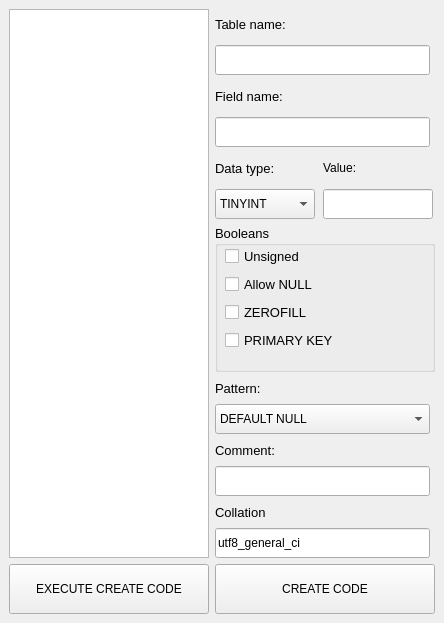
<?xml version="1.0" encoding="UTF-8"?>
<ui version="4.0">
 <class>Creator</class>
 <widget class="QMainWindow" name="Creator">
  <property name="windowModality">
   <enum>Qt::ApplicationModal</enum>
  </property>
  <property name="geometry">
   <rect>
    <x>0</x>
    <y>0</y>
    <width>444</width>
    <height>623</height>
   </rect>
  </property>
  <property name="windowTitle">
   <string>Create Table</string>
  </property>
  <widget class="QWidget" name="centralwidget">
   <layout class="QGridLayout" name="gridLayout">
    <item row="0" column="0" rowspan="13">
     <widget class="QPlainTextEdit" name="code_preview">
      <property name="minimumSize">
       <size>
        <width>200</width>
        <height>528</height>
       </size>
      </property>
      <property name="cursor" stdset="0">
       <cursorShape>IBeamCursor</cursorShape>
      </property>
     </widget>
    </item>
    <item row="0" column="1" colspan="2">
     <widget class="QLabel" name="label_2">
      <property name="minimumSize">
       <size>
        <width>215</width>
        <height>30</height>
       </size>
      </property>
      <property name="maximumSize">
       <size>
        <width>215</width>
        <height>30</height>
       </size>
      </property>
      <property name="font">
       <font>
        <pointsize>10</pointsize>
       </font>
      </property>
      <property name="text">
       <string>Table name:</string>
      </property>
      <property name="buddy">
       <cstring>table_name</cstring>
      </property>
     </widget>
    </item>
    <item row="1" column="1" colspan="2">
     <widget class="QLineEdit" name="table_name">
      <property name="minimumSize">
       <size>
        <width>215</width>
        <height>30</height>
       </size>
      </property>
      <property name="maximumSize">
       <size>
        <width>215</width>
        <height>30</height>
       </size>
      </property>
     </widget>
    </item>
    <item row="2" column="1" colspan="2">
     <widget class="QLabel" name="label">
      <property name="minimumSize">
       <size>
        <width>215</width>
        <height>30</height>
       </size>
      </property>
      <property name="maximumSize">
       <size>
        <width>215</width>
        <height>30</height>
       </size>
      </property>
      <property name="font">
       <font>
        <pointsize>10</pointsize>
       </font>
      </property>
      <property name="text">
       <string>Field name:</string>
      </property>
      <property name="buddy">
       <cstring>field_name</cstring>
      </property>
     </widget>
    </item>
    <item row="3" column="1" colspan="2">
     <widget class="QLineEdit" name="field_name">
      <property name="minimumSize">
       <size>
        <width>215</width>
        <height>30</height>
       </size>
      </property>
      <property name="maximumSize">
       <size>
        <width>215</width>
        <height>30</height>
       </size>
      </property>
     </widget>
    </item>
    <item row="4" column="1">
     <widget class="QLabel" name="label_3">
      <property name="minimumSize">
       <size>
        <width>100</width>
        <height>30</height>
       </size>
      </property>
      <property name="maximumSize">
       <size>
        <width>100</width>
        <height>30</height>
       </size>
      </property>
      <property name="font">
       <font>
        <pointsize>10</pointsize>
       </font>
      </property>
      <property name="text">
       <string>Data type:</string>
      </property>
      <property name="buddy">
       <cstring>databox</cstring>
      </property>
     </widget>
    </item>
    <item row="4" column="2">
     <widget class="QLabel" name="label_4">
      <property name="minimumSize">
       <size>
        <width>110</width>
        <height>30</height>
       </size>
      </property>
      <property name="maximumSize">
       <size>
        <width>114</width>
        <height>30</height>
       </size>
      </property>
      <property name="text">
       <string>Value:</string>
      </property>
      <property name="buddy">
       <cstring>datavalue</cstring>
      </property>
     </widget>
    </item>
    <item row="5" column="1">
     <widget class="QComboBox" name="databox">
      <property name="minimumSize">
       <size>
        <width>100</width>
        <height>30</height>
       </size>
      </property>
      <property name="maximumSize">
       <size>
        <width>100</width>
        <height>30</height>
       </size>
      </property>
      <property name="cursor">
       <cursorShape>PointingHandCursor</cursorShape>
      </property>
      <item>
       <property name="text">
        <string>TINYINT</string>
       </property>
      </item>
      <item>
       <property name="text">
        <string>SMALLINT</string>
       </property>
      </item>
      <item>
       <property name="text">
        <string>MEDIUMINT</string>
       </property>
      </item>
      <item>
       <property name="text">
        <string>INT</string>
       </property>
      </item>
      <item>
       <property name="text">
        <string>BIGINT</string>
       </property>
      </item>
      <item>
       <property name="text">
        <string>BIT</string>
       </property>
      </item>
      <item>
       <property name="text">
        <string>FLOAT</string>
       </property>
      </item>
      <item>
       <property name="text">
        <string>DOUBLE</string>
       </property>
      </item>
      <item>
       <property name="text">
        <string>DECIMAL</string>
       </property>
      </item>
      <item>
       <property name="text">
        <string>CHAR</string>
       </property>
      </item>
      <item>
       <property name="text">
        <string>VARCHAR</string>
       </property>
      </item>
      <item>
       <property name="text">
        <string>TINYTEXT</string>
       </property>
      </item>
      <item>
       <property name="text">
        <string>MEDIUMTEXT</string>
       </property>
      </item>
      <item>
       <property name="text">
        <string>LONGTEXT</string>
       </property>
      </item>
      <item>
       <property name="text">
        <string>JSON</string>
       </property>
      </item>
      <item>
       <property name="text">
        <string>BINARY</string>
       </property>
      </item>
      <item>
       <property name="text">
        <string>VARBINARY</string>
       </property>
      </item>
      <item>
       <property name="text">
        <string>BLOB</string>
       </property>
      </item>
      <item>
       <property name="text">
        <string>MEDIUMBLOB</string>
       </property>
      </item>
      <item>
       <property name="text">
        <string>LONGBLOB</string>
       </property>
      </item>
      <item>
       <property name="text">
        <string>DATE</string>
       </property>
      </item>
      <item>
       <property name="text">
        <string>TIME</string>
       </property>
      </item>
      <item>
       <property name="text">
        <string>YEAR</string>
       </property>
      </item>
      <item>
       <property name="text">
        <string>DATETIME</string>
       </property>
      </item>
      <item>
       <property name="text">
        <string>TIMESTAMP</string>
       </property>
      </item>
      <item>
       <property name="text">
        <string>POINT</string>
       </property>
      </item>
      <item>
       <property name="text">
        <string>LINESTRING</string>
       </property>
      </item>
      <item>
       <property name="text">
        <string>POLYGON</string>
       </property>
      </item>
      <item>
       <property name="text">
        <string>GEOMETRY</string>
       </property>
      </item>
      <item>
       <property name="text">
        <string>MULTIPOINT</string>
       </property>
      </item>
      <item>
       <property name="text">
        <string>MULTILINESTRING</string>
       </property>
      </item>
      <item>
       <property name="text">
        <string>MULTIPOLYGON</string>
       </property>
      </item>
      <item>
       <property name="text">
        <string>GEOMETRYCOLLECTION</string>
       </property>
      </item>
      <item>
       <property name="text">
        <string>ENUM</string>
       </property>
      </item>
      <item>
       <property name="text">
        <string>SET</string>
       </property>
      </item>
     </widget>
    </item>
    <item row="5" column="2">
     <widget class="QLineEdit" name="datavalue">
      <property name="minimumSize">
       <size>
        <width>110</width>
        <height>30</height>
       </size>
      </property>
      <property name="maximumSize">
       <size>
        <width>64</width>
        <height>30</height>
       </size>
      </property>
     </widget>
    </item>
    <item row="6" column="1" colspan="2">
     <widget class="QGroupBox" name="groupBox">
      <property name="minimumSize">
       <size>
        <width>220</width>
        <height>147</height>
       </size>
      </property>
      <property name="font">
       <font>
        <pointsize>10</pointsize>
       </font>
      </property>
      <property name="title">
       <string>Booleans</string>
      </property>
      <widget class="QWidget" name="layoutWidget">
       <property name="geometry">
        <rect>
         <x>10</x>
         <y>20</y>
         <width>190</width>
         <height>111</height>
        </rect>
       </property>
       <layout class="QGridLayout" name="gridLayout_2">
        <item row="1" column="0">
         <widget class="QCheckBox" name="allownull">
          <property name="font">
           <font>
            <pointsize>10</pointsize>
            <weight>50</weight>
            <italic>false</italic>
            <bold>false</bold>
           </font>
          </property>
          <property name="cursor">
           <cursorShape>PointingHandCursor</cursorShape>
          </property>
          <property name="text">
           <string>Allow NULL</string>
          </property>
          <property name="iconSize">
           <size>
            <width>25</width>
            <height>25</height>
           </size>
          </property>
          <property name="tristate">
           <bool>false</bool>
          </property>
         </widget>
        </item>
        <item row="0" column="0">
         <widget class="QCheckBox" name="unsigned_2">
          <property name="font">
           <font>
            <pointsize>10</pointsize>
            <weight>50</weight>
            <italic>false</italic>
            <bold>false</bold>
           </font>
          </property>
          <property name="cursor">
           <cursorShape>PointingHandCursor</cursorShape>
          </property>
          <property name="text">
           <string>Unsigned</string>
          </property>
          <property name="iconSize">
           <size>
            <width>25</width>
            <height>25</height>
           </size>
          </property>
          <property name="tristate">
           <bool>false</bool>
          </property>
         </widget>
        </item>
        <item row="2" column="0">
         <widget class="QCheckBox" name="zerofill">
          <property name="font">
           <font>
            <pointsize>10</pointsize>
            <weight>50</weight>
            <italic>false</italic>
            <bold>false</bold>
           </font>
          </property>
          <property name="cursor">
           <cursorShape>PointingHandCursor</cursorShape>
          </property>
          <property name="text">
           <string>ZEROFILL</string>
          </property>
          <property name="iconSize">
           <size>
            <width>25</width>
            <height>25</height>
           </size>
          </property>
          <property name="tristate">
           <bool>false</bool>
          </property>
         </widget>
        </item>
        <item row="3" column="0">
         <widget class="QCheckBox" name="primary">
          <property name="font">
           <font>
            <pointsize>10</pointsize>
            <weight>50</weight>
            <italic>false</italic>
            <bold>false</bold>
           </font>
          </property>
          <property name="cursor">
           <cursorShape>PointingHandCursor</cursorShape>
          </property>
          <property name="text">
           <string>PRIMARY KEY</string>
          </property>
          <property name="iconSize">
           <size>
            <width>25</width>
            <height>25</height>
           </size>
          </property>
          <property name="tristate">
           <bool>false</bool>
          </property>
         </widget>
        </item>
       </layout>
      </widget>
     </widget>
    </item>
    <item row="7" column="1" colspan="2">
     <widget class="QLabel" name="label_5">
      <property name="minimumSize">
       <size>
        <width>215</width>
        <height>20</height>
       </size>
      </property>
      <property name="maximumSize">
       <size>
        <width>215</width>
        <height>20</height>
       </size>
      </property>
      <property name="font">
       <font>
        <pointsize>10</pointsize>
       </font>
      </property>
      <property name="text">
       <string>Pattern:</string>
      </property>
      <property name="buddy">
       <cstring>pattern_combo</cstring>
      </property>
     </widget>
    </item>
    <item row="8" column="1" colspan="2">
     <widget class="QComboBox" name="pattern_combo">
      <property name="minimumSize">
       <size>
        <width>215</width>
        <height>30</height>
       </size>
      </property>
      <property name="maximumSize">
       <size>
        <width>215</width>
        <height>30</height>
       </size>
      </property>
      <item>
       <property name="text">
        <string>DEFAULT NULL</string>
       </property>
      </item>
      <item>
       <property name="text">
        <string>NO DEFAULT VALUE</string>
       </property>
      </item>
      <item>
       <property name="text">
        <string>AUTO_INCREMENT</string>
       </property>
      </item>
     </widget>
    </item>
    <item row="9" column="1" colspan="2">
     <widget class="QLabel" name="label_6">
      <property name="minimumSize">
       <size>
        <width>215</width>
        <height>20</height>
       </size>
      </property>
      <property name="maximumSize">
       <size>
        <width>215</width>
        <height>20</height>
       </size>
      </property>
      <property name="font">
       <font>
        <pointsize>10</pointsize>
       </font>
      </property>
      <property name="text">
       <string>Comment:</string>
      </property>
      <property name="buddy">
       <cstring>f_comment</cstring>
      </property>
     </widget>
    </item>
    <item row="10" column="1" colspan="2">
     <widget class="QLineEdit" name="f_comment">
      <property name="minimumSize">
       <size>
        <width>215</width>
        <height>30</height>
       </size>
      </property>
      <property name="maximumSize">
       <size>
        <width>215</width>
        <height>30</height>
       </size>
      </property>
     </widget>
    </item>
    <item row="11" column="1" colspan="2">
     <widget class="QLabel" name="label_7">
      <property name="minimumSize">
       <size>
        <width>215</width>
        <height>20</height>
       </size>
      </property>
      <property name="maximumSize">
       <size>
        <width>215</width>
        <height>20</height>
       </size>
      </property>
      <property name="font">
       <font>
        <pointsize>10</pointsize>
       </font>
      </property>
      <property name="text">
       <string>Collation</string>
      </property>
      <property name="buddy">
       <cstring>f_collection</cstring>
      </property>
     </widget>
    </item>
    <item row="12" column="1" colspan="2">
     <widget class="QLineEdit" name="f_collection">
      <property name="minimumSize">
       <size>
        <width>215</width>
        <height>30</height>
       </size>
      </property>
      <property name="maximumSize">
       <size>
        <width>215</width>
        <height>30</height>
       </size>
      </property>
      <property name="cursor">
       <cursorShape>IBeamCursor</cursorShape>
      </property>
      <property name="text">
       <string>utf8_general_ci</string>
      </property>
     </widget>
    </item>
    <item row="13" column="0">
     <widget class="QPushButton" name="execute">
      <property name="minimumSize">
       <size>
        <width>200</width>
        <height>50</height>
       </size>
      </property>
      <property name="text">
       <string>EXECUTE CREATE CODE</string>
      </property>
      <property name="shortcut">
       <string>F9</string>
      </property>
     </widget>
    </item>
    <item row="13" column="1" colspan="2">
     <widget class="QPushButton" name="create">
      <property name="minimumSize">
       <size>
        <width>220</width>
        <height>50</height>
       </size>
      </property>
      <property name="maximumSize">
       <size>
        <width>190</width>
        <height>50</height>
       </size>
      </property>
      <property name="text">
       <string>CREATE CODE</string>
      </property>
      <property name="shortcut">
       <string>Return</string>
      </property>
     </widget>
    </item>
   </layout>
   <zorder>groupBox</zorder>
   <zorder>table_name</zorder>
   <zorder>field_name</zorder>
   <zorder>label</zorder>
   <zorder>label_2</zorder>
   <zorder>label_3</zorder>
   <zorder>databox</zorder>
   <zorder>pattern_combo</zorder>
   <zorder>label_5</zorder>
   <zorder>label_6</zorder>
   <zorder>f_comment</zorder>
   <zorder>f_collection</zorder>
   <zorder>label_7</zorder>
   <zorder>code_preview</zorder>
   <zorder>create</zorder>
   <zorder>execute</zorder>
   <zorder>datavalue</zorder>
   <zorder>label_4</zorder>
  </widget>
 </widget>
 <tabstops>
  <tabstop>code_preview</tabstop>
  <tabstop>table_name</tabstop>
  <tabstop>field_name</tabstop>
  <tabstop>databox</tabstop>
  <tabstop>datavalue</tabstop>
  <tabstop>unsigned_2</tabstop>
  <tabstop>allownull</tabstop>
  <tabstop>zerofill</tabstop>
  <tabstop>primary</tabstop>
  <tabstop>pattern_combo</tabstop>
  <tabstop>f_comment</tabstop>
  <tabstop>f_collection</tabstop>
  <tabstop>create</tabstop>
  <tabstop>execute</tabstop>
 </tabstops>
 <resources/>
 <connections>
  <connection>
   <sender>primary</sender>
   <signal>toggled(bool)</signal>
   <receiver>unsigned_2</receiver>
   <slot>setChecked(bool)</slot>
   <hints>
    <hint type="sourcelabel">
     <x>292</x>
     <y>333</y>
    </hint>
    <hint type="destinationlabel">
     <x>305</x>
     <y>266</y>
    </hint>
   </hints>
  </connection>
 </connections>
</ui>
